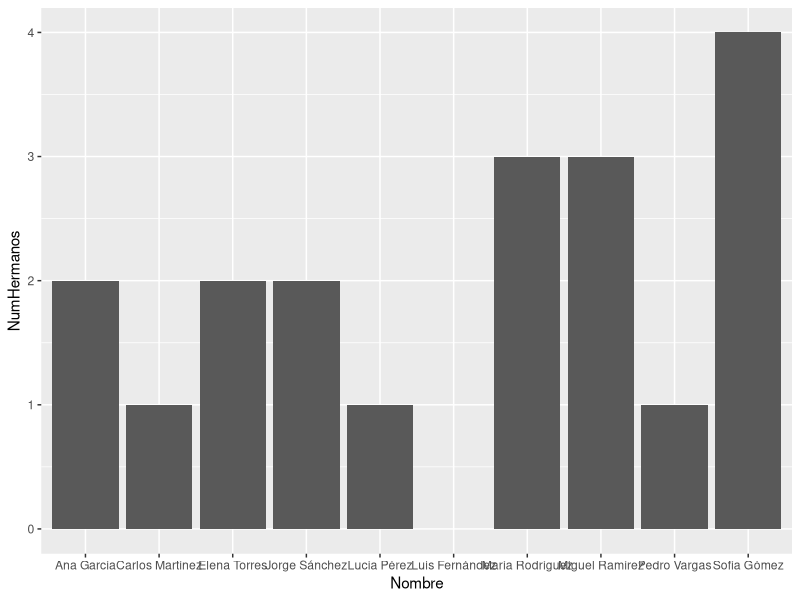
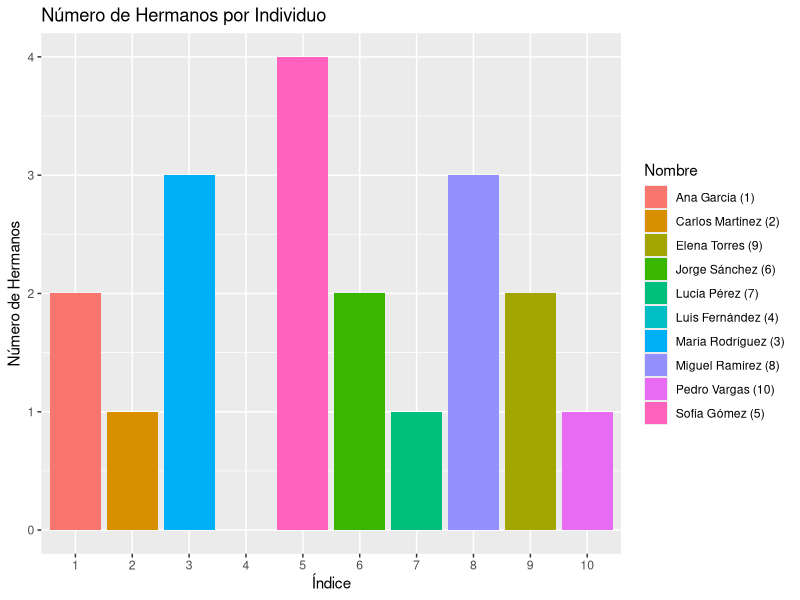
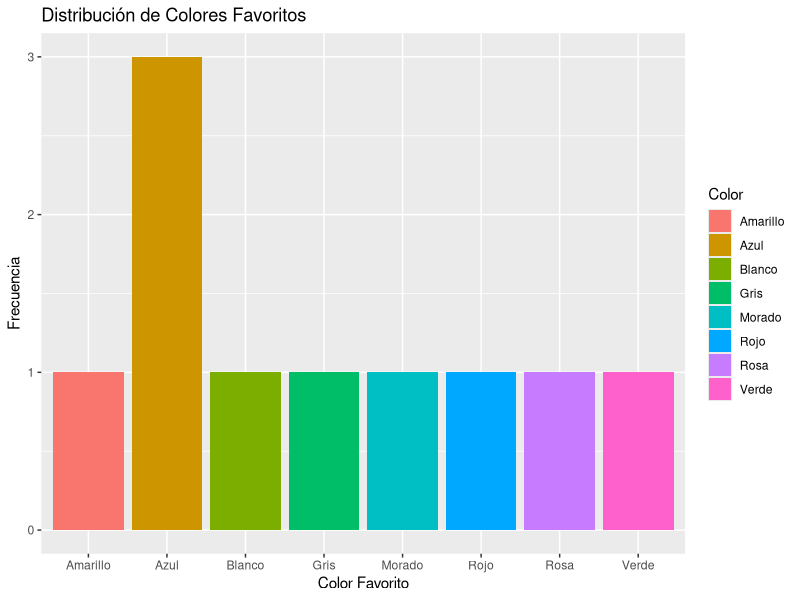

Reproduce these figures in R, in order. (Note: this script raises an error after producing the figures.)
## ---- chunk 1
# Instalar tidyverse 
install.packages("tidyverse")

# Instalar ggplot2 
install.packages("ggplot2")

# Cargar la librería ggplot2
library(ggplot2)
## ---- chunk 2
individuos_tabla <- data.frame(
  Nombre = c("Ana García", "Carlos Martínez", "María Rodríguez", "Luis Fernández", "Sofía Gómez", 
             "Jorge Sánchez", "Lucía Pérez", "Miguel Ramírez", "Elena Torres", "Pedro Vargas"),
  Color = c("Rojo", "Azul", "Verde", "Amarillo", "Rosa", "Azul", "Blanco", "Gris", "Morado", "Azul"),
  Lugar = c("Bogotá", "Medellín", "Cali", "Bogotá", "Bogotá", "Cartagena", "Bogotá", "Bogotá", "Bucaramanga", "Bogotá"),
  NumHermanos = c(2, 1, 3, 0, 4, 2, 1, 3, 2, 1),
  NumMaterias = c(5, 6, 4, 7, 5, 6, 3, 4, 5, 6),
  ComidaFavorita = c("Pizza", "Hamburguesa", "Sushi", "Pasta", "Tacos", "Pizza", "Pollo Frito", "Pasta", "Hamburguesa", "Cubios")
)

## ---- chunk 3
View(individuos_tabla)
## ---- chunk 4
ggplot(individuos_tabla, aes(x = Nombre, y = NumHermanos )) + geom_bar(stat= "identity")
## ---- chunk 5
individuos_tabla$Indice <- 1:nrow(individuos_tabla)
individuos_tabla$NombreIndice <- paste0(individuos_tabla$Nombre, " (", individuos_tabla$Indice, ")")

ggplot(individuos_tabla, aes(x = factor(Indice), y = NumHermanos, fill = NombreIndice)) + 
  geom_bar(stat = "identity") + 
  scale_x_discrete(labels = individuos_tabla$Indice) + 
  labs(title = "Número de Hermanos por Individuo", x = "Índice", y = "Número de Hermanos") + 
  theme(legend.position = "right") + 
  guides(fill = guide_legend(title = "Nombre"))

## ---- chunk 6
# Gráfico de barras para la columna Color
ggplot(individuos_tabla, aes(x=Color, fill= Color)) + 
  geom_bar() + 
  labs(title="Distribución de Colores Favoritos", x="Color Favorito", y="Frecuencia")
## ---- chunk 7
#Gráfico de barras para la columna comida
ggplot(data, aes(x=ComidaFavorita, fill = ComidaFavorita)) + 
  geom_bar() + 
  labs(title="Distribución de Comidas Favoritas", x="Comida Favorita", y="Frecuencia")
## ---- chunk 8
# Gráfico de barras para la columna NumMaterias
ggplot(data, aes(x=factor(NumMaterias), fill = NumMaterias)) + 
  geom_bar() + 
  labs(title="Distribución del Número de Materias", x="Número de Materias", y="Frecuencia")
